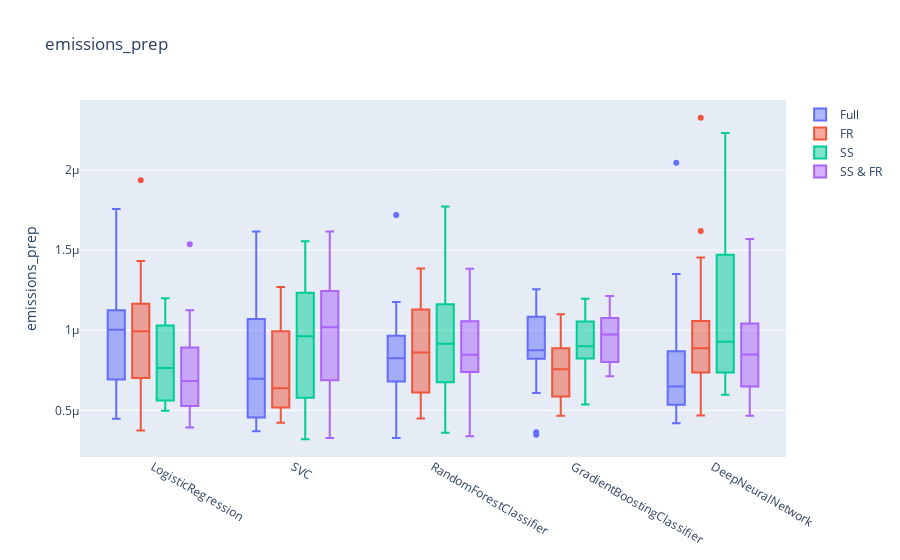

The notebook cell saved with this chart:
### Code cell
make_plots('emissions_prep')
make_plots('emissions_train')
make_plots('emissions_pred')

### Figure 1 — Plotly figure (JSON) as saved in the notebook; plotly's stock layout.template omitted (floating-point values rounded to 4 significant figures)
{"data": [{"name": "Full", "type": "box", "x": ["LogisticRegression", "LogisticRegression", "LogisticRegression", "LogisticRegression", "LogisticRegression", "LogisticRegression", "LogisticRegression", "LogisticRegression", "LogisticRegression", "LogisticRegression", "LogisticRegression", "LogisticRegression", "LogisticRegression", "LogisticRegression", "LogisticRegression", "LogisticRegression", "LogisticRegression", "LogisticRegression", "LogisticRegression", "LogisticRegression", "SVC", "SVC", "SVC", "SVC", "SVC", "SVC", "SVC", "SVC", "SVC", "SVC", "SVC", "SVC", "SVC", "SVC", "SVC", "SVC", "SVC", "SVC", "SVC", "SVC", "RandomForestClassifier", "RandomForestClassifier", "RandomForestClassifier", "RandomForestClassifier", "RandomForestClassifier", "RandomForestClassifier", "RandomForestClassifier", "RandomForestClassifier", "RandomForestClassifier", "RandomForestClassifier", "RandomForestClassifier", "RandomForestClassifier", "RandomForestClassifier", "RandomForestClassifier", "RandomForestClassifier", "RandomForestClassifier", "RandomForestClassifier", "RandomForestClassifier", "RandomForestClassifier", "RandomForestClassifier", "GradientBoostingClassifier", "GradientBoostingClassifier", "GradientBoostingClassifier", "GradientBoostingClassifier", "GradientBoostingClassifier", "GradientBoostingClassifier", "GradientBoostingClassifier", "GradientBoostingClassifier", "GradientBoostingClassifier", "GradientBoostingClassifier", "GradientBoostingClassifier", "GradientBoostingClassifier", "GradientBoostingClassifier", "GradientBoostingClassifier", "GradientBoostingClassifier", "GradientBoostingClassifier", "GradientBoostingClassifier", "GradientBoostingClassifier", "GradientBoostingClassifier", "GradientBoostingClassifier", "DeepNeuralNetwork", "DeepNeuralNetwork", "DeepNeuralNetwork", "DeepNeuralNetwork", "DeepNeuralNetwork", "DeepNeuralNetwork", "DeepNeuralNetwork", "DeepNeuralNetwork", "DeepNeuralNetwork", "DeepNeuralNetwork", "DeepNeuralNetwork", "DeepNeuralNetwork", "DeepNeuralNetwork", "DeepNeuralNetwork", "DeepNeuralNetwork", "DeepNeuralNetwork", "DeepNeuralNetwork", "DeepNeuralNetwork", "DeepNeuralNetwork", "DeepNeuralNetwork"], "y": [1.018e-06, 1.469e-06, 1.063e-06, 5.641e-07, 8.747e-07, 8.14e-07, 1.168e-06, 9.132e-07, 9.89e-07, 5.324e-07, 1.756e-06, 9.393e-07, 5.709e-07, 1.087e-06, 5.052e-07, 1.085e-06, 1.162e-06, 1.037e-06, 1.193e-06, 4.486e-07, 1.447e-06, 3.694e-07, 1.004e-06, 4.665e-07, 5.12e-07, 1.001e-06, 1.136e-06, 4.044e-07, 1.615e-06, 5.8e-07, 9.801e-07, 4.464e-07, 5.836e-07, 9.682e-07, 1.431e-06, 3.834e-07, 7.268e-07, 4.253e-07, 1.247e-06, 6.672e-07, 8.123e-07, 6.76e-07, 8.241e-07, 4.561e-07, 1.065e-06, 9.74e-07, 7.919e-07, 4.973e-07, 8.267e-07, 8.701e-07, 8.003e-07, 3.273e-07, 1.176e-06, 6.848e-07, 8.915e-07, 9.891e-07, 9.458e-07, 1.719e-06, 4.117e-07, 9.578e-07, 3.645e-07, 1.005e-06, 8.223e-07, 9.124e-07, 9.217e-07, 8.439e-07, 6.08e-07, 1.201e-06, 1.13e-06, 8.425e-07, 8.326e-07, 7.489e-07, 1.256e-06, 1.122e-06, 1.108e-06, 8.22e-07, 9.008e-07, 1.06e-06, 8.499e-07, 3.474e-07, 4.206e-07, 6.578e-07, 5.611e-07, 5.182e-07, 8.165e-07, 6.991e-07, 1.178e-06, 5.759e-07, 6.41e-07, 5.349e-07, 7.645e-07, 5.363e-07, 2.044e-06, 8.756e-07, 5.198e-07, 5.037e-07, 8.631e-07, 6.214e-07, 9.13e-07, 1.35e-06]}, {"name": "FR", "type": "box", "x": ["LogisticRegression", "LogisticRegression", "LogisticRegression", "LogisticRegression", "LogisticRegression", "LogisticRegression", "LogisticRegression", "LogisticRegression", "LogisticRegression", "LogisticRegression", "LogisticRegression", "LogisticRegression", "LogisticRegression", "LogisticRegression", "LogisticRegression", "LogisticRegression", "LogisticRegression", "LogisticRegression", "LogisticRegression", "LogisticRegression", "SVC", "SVC", "SVC", "SVC", "SVC", "SVC", "SVC", "SVC", "SVC", "SVC", "SVC", "SVC", "SVC", "SVC", "SVC", "SVC", "SVC", "SVC", "SVC", "SVC", "RandomForestClassifier", "RandomForestClassifier", "RandomForestClassifier", "RandomForestClassifier", "RandomForestClassifier", "RandomForestClassifier", "RandomForestClassifier", "RandomForestClassifier", "RandomForestClassifier", "RandomForestClassifier", "RandomForestClassifier", "RandomForestClassifier", "RandomForestClassifier", "RandomForestClassifier", "RandomForestClassifier", "RandomForestClassifier", "RandomForestClassifier", "RandomForestClassifier", "RandomForestClassifier", "RandomForestClassifier", "GradientBoostingClassifier", "GradientBoostingClassifier", "GradientBoostingClassifier", "GradientBoostingClassifier", "GradientBoostingClassifier", "GradientBoostingClassifier", "GradientBoostingClassifier", "GradientBoostingClassifier", "GradientBoostingClassifier", "GradientBoostingClassifier", "GradientBoostingClassifier", "GradientBoostingClassifier", "GradientBoostingClassifier", "GradientBoostingClassifier", "GradientBoostingClassifier", "GradientBoostingClassifier", "GradientBoostingClassifier", "GradientBoostingClassifier", "GradientBoostingClassifier", "GradientBoostingClassifier", "DeepNeuralNetwork", "DeepNeuralNetwork", "DeepNeuralNetwork", "DeepNeuralNetwork", "DeepNeuralNetwork", "DeepNeuralNetwork", "DeepNeuralNetwork", "DeepNeuralNetwork", "DeepNeuralNetwork", "DeepNeuralNetwork", "DeepNeuralNetwork", "DeepNeuralNetwork", "DeepNeuralNetwork", "DeepNeuralNetwork", "DeepNeuralNetwork", "DeepNeuralNetwork", "DeepNeuralNetwork", "DeepNeuralNetwork", "DeepNeuralNetwork", "DeepNeuralNetwork"], "y": [7.747e-07, 1.318e-06, 8.977e-07, 1.163e-06, 3.744e-07, 1.215e-06, 5.858e-07, 1.936e-06, 6.479e-07, 1.05e-06, 1.104e-06, 1.431e-06, 9.359e-07, 6.885e-07, 1.117e-06, 6.009e-07, 7.144e-07, 1.07e-06, 1.168e-06, 8.039e-07, 1.269e-06, 1.172e-06, 5.097e-07, 8.991e-07, 4.494e-07, 6.489e-07, 6.259e-07, 5.712e-07, 4.733e-07, 5.744e-07, 9.59e-07, 4.228e-07, 1.027e-06, 5.112e-07, 5.859e-07, 8.882e-07, 5.238e-07, 1.119e-06, 8.372e-07, 1.201e-06, 1.327e-06, 6.026e-07, 5.183e-07, 1.137e-06, 6.388e-07, 8.782e-07, 1.121e-06, 7.005e-07, 6.209e-07, 8.437e-07, 9.73e-07, 1.05e-06, 4.92e-07, 4.905e-07, 1.386e-06, 1.303e-06, 4.501e-07, 1.172e-06, 6.208e-07, 1.012e-06, 7.931e-07, 4.67e-07, 6.868e-07, 5.8e-07, 8.805e-07, 8.894e-07, 4.662e-07, 4.663e-07, 7.283e-07, 1.1e-06, 7.218e-07, 1.008e-06, 5.844e-07, 8.901e-07, 9.559e-07, 5.88e-07, 6.898e-07, 8.865e-07, 8.733e-07, 7.837e-07, 1.038e-06, 6.268e-07, 8.42e-07, 9.101e-07, 6.07e-07, 7.232e-07, 7.058e-07, 1.008e-06, 9.507e-07, 4.686e-07, 1.404e-06, 7.553e-07, 7.655e-07, 1.454e-06, 7.494e-07, 2.324e-06, 9.682e-07, 8.661e-07, 1.078e-06, 1.619e-06]}, {"name": "SS", "type": "box", "x": ["LogisticRegression", "LogisticRegression", "LogisticRegression", "LogisticRegression", "LogisticRegression", "LogisticRegression", "LogisticRegression", "LogisticRegression", "LogisticRegression", "LogisticRegression", "LogisticRegression", "LogisticRegression", "LogisticRegression", "LogisticRegression", "LogisticRegression", "LogisticRegression", "LogisticRegression", "LogisticRegression", "LogisticRegression", "LogisticRegression", "SVC", "SVC", "SVC", "SVC", "SVC", "SVC", "SVC", "SVC", "SVC", "SVC", "SVC", "SVC", "SVC", "SVC", "SVC", "SVC", "SVC", "SVC", "SVC", "SVC", "RandomForestClassifier", "RandomForestClassifier", "RandomForestClassifier", "RandomForestClassifier", "RandomForestClassifier", "RandomForestClassifier", "RandomForestClassifier", "RandomForestClassifier", "RandomForestClassifier", "RandomForestClassifier", "RandomForestClassifier", "RandomForestClassifier", "RandomForestClassifier", "RandomForestClassifier", "RandomForestClassifier", "RandomForestClassifier", "RandomForestClassifier", "RandomForestClassifier", "RandomForestClassifier", "RandomForestClassifier", "GradientBoostingClassifier", "GradientBoostingClassifier", "GradientBoostingClassifier", "GradientBoostingClassifier", "GradientBoostingClassifier", "GradientBoostingClassifier", "GradientBoostingClassifier", "GradientBoostingClassifier", "GradientBoostingClassifier", "GradientBoostingClassifier", "GradientBoostingClassifier", "GradientBoostingClassifier", "GradientBoostingClassifier", "GradientBoostingClassifier", "GradientBoostingClassifier", "GradientBoostingClassifier", "GradientBoostingClassifier", "GradientBoostingClassifier", "GradientBoostingClassifier", "GradientBoostingClassifier", "DeepNeuralNetwork", "DeepNeuralNetwork", "DeepNeuralNetwork", "DeepNeuralNetwork", "DeepNeuralNetwork", "DeepNeuralNetwork", "DeepNeuralNetwork", "DeepNeuralNetwork", "DeepNeuralNetwork", "DeepNeuralNetwork", "DeepNeuralNetwork", "DeepNeuralNetwork", "DeepNeuralNetwork", "DeepNeuralNetwork", "DeepNeuralNetwork", "DeepNeuralNetwork", "DeepNeuralNetwork", "DeepNeuralNetwork", "DeepNeuralNetwork", "DeepNeuralNetwork"], "y": [1.188e-06, 5.58e-07, 6.454e-07, 5.028e-07, 8.46e-07, 8.702e-07, 1.116e-06, 9.84e-07, 5.663e-07, 8.703e-07, 6.8e-07, 6.83e-07, 5.539e-07, 1.187e-06, 6.04e-07, 1.074e-06, 1.199e-06, 4.977e-07, 5.117e-07, 8.907e-07, 1.219e-06, 4.058e-07, 1.556e-06, 4.899e-07, 1.195e-06, 9.593e-07, 9.661e-07, 4.958e-07, 8.506e-07, 1.36e-06, 3.207e-07, 1.072e-06, 6.405e-07, 1.248e-06, 1.415e-06, 5.173e-07, 9.368e-07, 1.019e-06, 6.642e-07, 1.55e-06, 7.286e-07, 8.341e-07, 9.076e-07, 1.772e-06, 8.583e-07, 1.058e-06, 8.323e-07, 4.675e-07, 3.608e-07, 1.187e-06, 9.247e-07, 9.742e-07, 1.164e-06, 1.161e-06, 6.239e-07, 1.627e-06, 9.489e-07, 1.203e-06, 3.719e-07, 5.876e-07, 8.978e-07, 8.629e-07, 7.791e-07, 9.015e-07, 1.106e-06, 1.02e-06, 1.071e-06, 7.36e-07, 1.196e-06, 1.149e-06, 6.383e-07, 8.102e-07, 5.374e-07, 8.384e-07, 8.944e-07, 9.119e-07, 8.549e-07, 1.037e-06, 9.612e-07, 1.173e-06, 9.289e-07, 1.49e-06, 2.23e-06, 8.041e-07, 6.273e-07, 1.475e-06, 1.564e-06, 1.465e-06, 7.518e-07, 7.341e-07, 6.729e-07, 1.231e-06, 1.016e-06, 1.901e-06, 9.271e-07, 8.243e-07, 5.978e-07, 1.459e-06, 7.202e-07, 7.394e-07]}, {"name": "SS & FR", "type": "box", "x": ["LogisticRegression", "LogisticRegression", "LogisticRegression", "LogisticRegression", "LogisticRegression", "LogisticRegression", "LogisticRegression", "LogisticRegression", "LogisticRegression", "LogisticRegression", "LogisticRegression", "LogisticRegression", "LogisticRegression", "LogisticRegression", "LogisticRegression", "LogisticRegression", "LogisticRegression", "LogisticRegression", "LogisticRegression", "LogisticRegression", "SVC", "SVC", "SVC", "SVC", "SVC", "SVC", "SVC", "SVC", "SVC", "SVC", "SVC", "SVC", "SVC", "SVC", "SVC", "SVC", "SVC", "SVC", "SVC", "SVC", "RandomForestClassifier", "RandomForestClassifier", "RandomForestClassifier", "RandomForestClassifier", "RandomForestClassifier", "RandomForestClassifier", "RandomForestClassifier", "RandomForestClassifier", "RandomForestClassifier", "RandomForestClassifier", "RandomForestClassifier", "RandomForestClassifier", "RandomForestClassifier", "RandomForestClassifier", "RandomForestClassifier", "RandomForestClassifier", "RandomForestClassifier", "RandomForestClassifier", "RandomForestClassifier", "RandomForestClassifier", "GradientBoostingClassifier", "GradientBoostingClassifier", "GradientBoostingClassifier", "GradientBoostingClassifier", "GradientBoostingClassifier", "GradientBoostingClassifier", "GradientBoostingClassifier", "GradientBoostingClassifier", "GradientBoostingClassifier", "GradientBoostingClassifier", "GradientBoostingClassifier", "GradientBoostingClassifier", "GradientBoostingClassifier", "GradientBoostingClassifier", "GradientBoostingClassifier", "GradientBoostingClassifier", "GradientBoostingClassifier", "GradientBoostingClassifier", "GradientBoostingClassifier", "GradientBoostingClassifier", "DeepNeuralNetwork", "DeepNeuralNetwork", "DeepNeuralNetwork", "DeepNeuralNetwork", "DeepNeuralNetwork", "DeepNeuralNetwork", "DeepNeuralNetwork", "DeepNeuralNetwork", "DeepNeuralNetwork", "DeepNeuralNetwork", "DeepNeuralNetwork", "DeepNeuralNetwork", "DeepNeuralNetwork", "DeepNeuralNetwork", "DeepNeuralNetwork", "DeepNeuralNetwork", "DeepNeuralNetwork", "DeepNeuralNetwork", "DeepNeuralNetwork", "DeepNeuralNetwork"], "y": [7.408e-07, 4.845e-07, 5.457e-07, 1.112e-06, 3.939e-07, 4.169e-07, 6.768e-07, 1.536e-06, 9.395e-07, 1.124e-06, 8.435e-07, 8.27e-07, 6.903e-07, 6.034e-07, 6.96e-07, 5.208e-07, 9.535e-07, 6.235e-07, 5.337e-07, 4.064e-07, 8.997e-07, 1.37e-06, 1.066e-06, 9.094e-07, 6.277e-07, 1.097e-06, 1.003e-06, 1.033e-06, 1.27e-06, 6.926e-07, 1.218e-06, 8.687e-07, 1.615e-06, 3.281e-07, 6.659e-07, 1.033e-06, 3.617e-07, 1.491e-06, 6.829e-07, 1.393e-06, 8.669e-07, 1.055e-06, 8.778e-07, 9.693e-07, 9.068e-07, 3.39e-07, 1.293e-06, 7.81e-07, 6.325e-07, 7.558e-07, 1.384e-06, 7.159e-07, 1.365e-06, 8.277e-07, 7.838e-07, 1.28e-06, 7.52e-07, 7.018e-07, 1.057e-06, 7.26e-07, 1.036e-06, 1.145e-06, 1.192e-06, 7.216e-07, 1.06e-06, 1.105e-06, 8.283e-07, 9.424e-07, 7.75e-07, 7.13e-07, 1.062e-06, 7.61e-07, 1.214e-06, 9.647e-07, 7.385e-07, 9.338e-07, 9.367e-07, 1.091e-06, 1.046e-06, 9.82e-07, 8.927e-07, 7.725e-07, 9.651e-07, 1.569e-06, 8.039e-07, 8.991e-07, 8.054e-07, 7.577e-07, 6.6e-07, 1.154e-06, 9.858e-07, 1.066e-06, 1.432e-06, 1.138e-06, 4.669e-07, 5.712e-07, 6.366e-07, 5.512e-07, 5.908e-07, 1.019e-06]}], "layout": {"boxmode": "group", "title": {"text": "emissions_prep"}, "yaxis": {"title": {"text": "emissions_prep"}}}}
